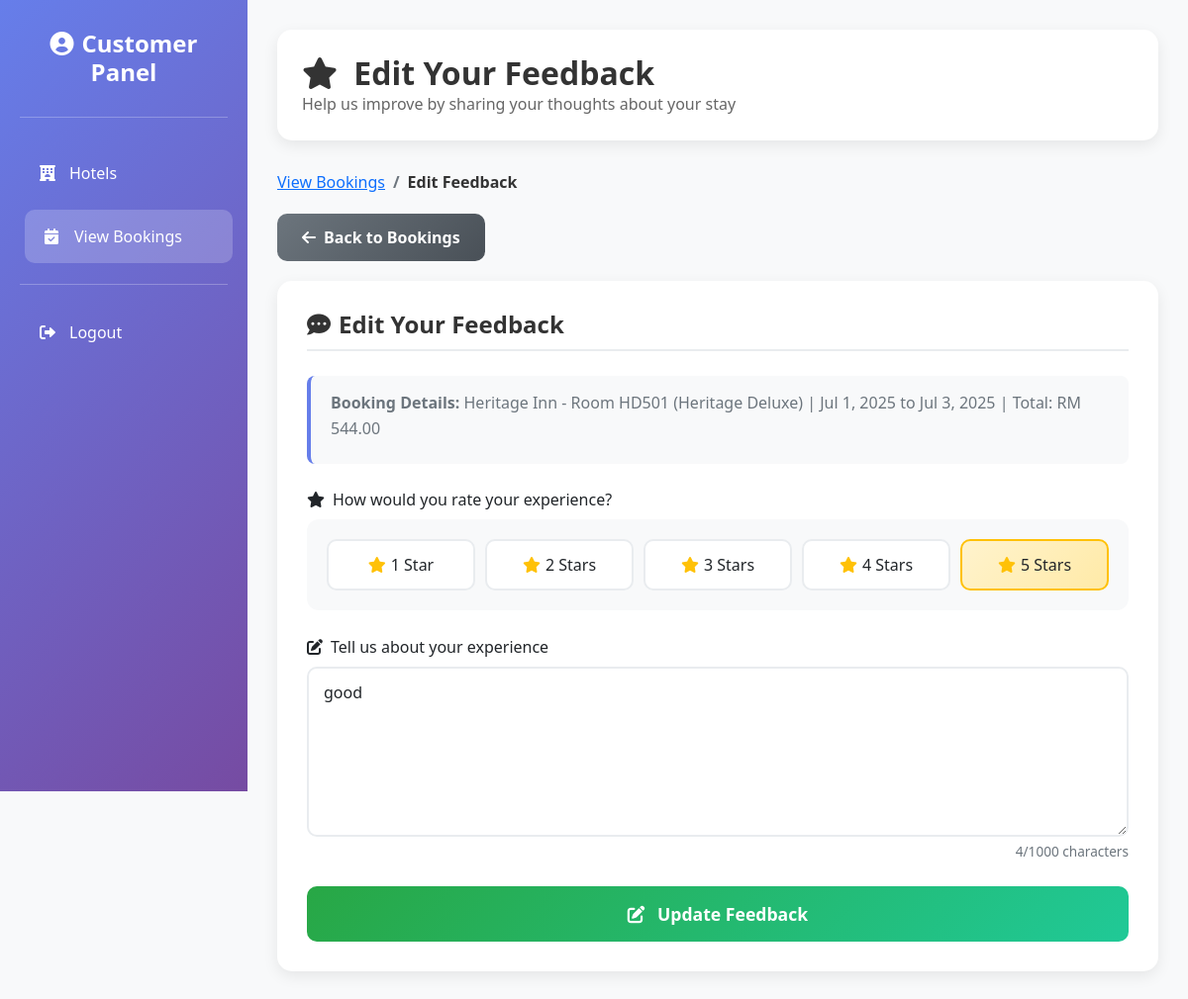
Screenshot of /User/feedback.php?booking_id=21 (signed in) with the database file from the repository.
### tables this page shows
CREATE TABLE `booking` (
  `booking_id` int(11) NOT NULL,
  `customer_id` int(11) NOT NULL,
  `room_id` int(11) NOT NULL,
  `package_id` int(11) DEFAULT NULL,
  `booking_date` date NOT NULL,
  `check_in_date` date NOT NULL,
  `check_out_date` date NOT NULL,
  `payment_status` enum('Paid','Unpaid') DEFAULT 'Unpaid',
  `booking_status` enum('confirmed','cancelled','pending','requesting','verifying') DEFAULT 'pending',
  `total_amount` decimal(10,2) DEFAULT NULL,
  `created_at` timestamp NOT NULL DEFAULT current_timestamp()
);

CREATE TABLE `hotel` (
  `hotel_id` int(11) NOT NULL,
  `hotel_name` varchar(100) NOT NULL,
  `address` text NOT NULL,
  `phone_number` varchar(20) DEFAULT NULL,
  `email` varchar(100) DEFAULT NULL,
  `description` text DEFAULT NULL,
  `average_rating` decimal(3,2) DEFAULT 0.00,
  `hotel_image` varchar(255) DEFAULT NULL
);

CREATE TABLE `room` (
  `room_id` int(11) NOT NULL,
  `room_number` varchar(10) NOT NULL,
  `category_id` int(11) NOT NULL,
  `hotel_id` int(11) NOT NULL,
  `status` enum('available','unavailable') DEFAULT 'available'
);

CREATE TABLE `room_category` (
  `category_id` int(11) NOT NULL,
  `hotel_id` int(11) NOT NULL,
  `category_name` varchar(100) NOT NULL,
  `description` text DEFAULT NULL,
  `price` decimal(10,2) NOT NULL CHECK (`price` > 0),
  `discount` decimal(5,2) DEFAULT 0.00 CHECK (`discount` >= 0 and `discount` <= 50),
  `room_image` varchar(255) DEFAULT NULL
);

CREATE TABLE `feedback` (
  `feedback_id` int(11) NOT NULL,
  `booking_id` int(11) DEFAULT NULL,
  `customer_id` int(11) NOT NULL,
  `feedback_text` text NOT NULL,
  `rating` int(1) DEFAULT NULL CHECK (`rating` >= 1 and `rating` <= 5),
  `submitted_date` date NOT NULL,
  `created_at` timestamp NOT NULL DEFAULT current_timestamp(),
  `updated_at` timestamp NOT NULL DEFAULT current_timestamp() ON UPDATE current_timestamp(),
  `hotel_id` int(11) DEFAULT NULL
);

### User/feedback.php (the view, shortened to what this page needs)
<?php
require_once('connect/connection.php');
$customer_id = $_SESSION['customer_id'];
$booking_id = intval($_GET['booking_id']);
$query = "
    SELECT b.booking_id, b.check_in_date, b.check_out_date, b.total_amount,
           r.hotel_id, r.room_number,
           rc.category_name,
           h.hotel_name
    FROM Booking b
    JOIN Room r ON b.room_id = r.room_id
    JOIN room_category rc ON r.category_id = rc.category_id
    JOIN hotel h ON r.hotel_id = h.hotel_id
    WHERE b.booking_id = ? AND b.customer_id = ?
";
$stmt = $connect->prepare($query);
$stmt->bind_param("ii", $booking_id, $customer_id);
$stmt->execute();
$result = $stmt->get_result();
$booking_details = $result->fetch_assoc();
$existing_feedback = null;
$stmt_check = $connect->prepare("SELECT feedback_text, rating FROM feedback WHERE customer_id = ? AND booking_id = ?");
$stmt_check->bind_param("ii", $customer_id, $booking_id);
$stmt_check->execute();
$result_check = $stmt_check->get_result();
if ($result_check->num_rows > 0) {
    $existing_feedback = $result_check->fetch_assoc();
}
?>
<!DOCTYPE html>
<html lang="en">
<head>
    <link href="https://cdn.jsdelivr.net/npm/bootstrap@5.1.3/dist/css/bootstrap.min.css" rel="stylesheet">
    <link href="https://cdnjs.cloudflare.com/ajax/libs/font-awesome/6.0.0/css/all.min.css" rel="stylesheet">
    <link rel="stylesheet" href="https://cdn.jsdelivr.net/npm/bootstrap-icons@1.3.0/font/bootstrap-icons.css">
    <link rel="stylesheet" href="../style.css">
</head>
<body>
<div class="wrapper">
    <div class="sidebar">
        <div class="sidebar-content">
            <h4>
                <i class="fas fa-user-circle me-2"></i>Customer Panel
            </h4>
            <hr class="text-white mb-4">
            <nav class="nav flex-column">
                <a class="nav-link" href="hotel.php">
                    <i class="fas fa-hotel"></i>
                    Hotels
                </a>
                <a class="nav-link active" href="view_booking.php">
                    <i class="fas fa-calendar-check"></i>
                    View Bookings
                </a>
                <hr class="text-white">
                <a class="nav-link" href="#" onclick="confirmLogout(event)">
                    <i class="fas fa-sign-out-alt"></i>
                    Logout
                </a>
            </nav>
        </div>
    </div>
    <div class="main-content">
        <div class="welcome-header">
            <div class="d-flex justify-content-between align-items-center flex-wrap">
                <div>
                    <h2 class="page-title">
                        <i class="fas fa-star me-2"></i>
                        <?= $existing_feedback ? 'Edit Your Feedback' : 'Share Your Experience' ?>
                    </h2>
                    <p class="page-subtitle">Help us improve by sharing your thoughts about your stay</p>
                </div>
            </div>
        </div>
        <nav class="breadcrumb-custom">
            <ol class="breadcrumb">
                <li class="breadcrumb-item"><a href="view_booking.php">View Bookings</a></li>
                <li class="breadcrumb-item active"><?= $existing_feedback ? 'Edit Feedback' : 'Submit Feedback' ?></li>
            </ol>
        </nav>
        <a href="view_booking.php" class="btn-back">
            <i class="fas fa-arrow-left me-2"></i>Back to Bookings
        </a>
        <div class="feedback-card">
            <h4 class="section-title">
                <i class="fas fa-comment-dots me-2"></i><?= $existing_feedback ? 'Edit Your Feedback' : 'Your Feedback' ?>
            </h4>
            <div class="booking-info-text mb-4">
                <p class="text-muted mb-2">
                    <strong>Booking Details:</strong>
                    <?= htmlspecialchars($booking_details['hotel_name']) ?> -
                    Room <?= htmlspecialchars($booking_details['room_number']) ?> (<?= htmlspecialchars($booking_details['category_name']) ?>) |
                    <?= date('M j, Y', strtotime($booking_details['check_in_date'])) ?> to <?= date('M j, Y', strtotime($booking_details['check_out_date'])) ?> |
                    Total: RM <?= number_format($booking_details['total_amount'], 2) ?>
                </p>
            </div>
            <form method="POST" id="feedbackForm">
                <div class="mb-4">
                    <label class="form-label">
                        <i class="fas fa-star me-2"></i>How would you rate your experience?
                    </label>
                    <div class="rating-container">
                        <div class="star-rating">
                            <?php for ($i = 1; $i <= 5; $i++): ?>
                                <label class="star-option <?= (isset($existing_feedback['rating']) && $existing_feedback['rating'] == $i) ? 'selected' : '' ?>" data-rating="<?= $i ?>">
                                    <i class="fas fa-star star-icon"></i>
                                    <span><?= $i ?> Star<?= $i > 1 ? 's' : '' ?></span>
                                </label>
                            <?php endfor; ?>
                        </div>
                    </div>
                </div>
                <div class="mb-4">
                    <label class="form-label">
                        <i class="fas fa-edit me-2"></i>Tell us about your experience
                    </label>
                    <textarea name="feedback_text" class="form-control" rows="6" placeholder="Share your thoughts about the hotel, room, service, amenities, or anything else that would help future guests..." required maxlength="1000" id="feedbackText"><?= htmlspecialchars($existing_feedback['feedback_text'] ?? '') ?></textarea>
                    <div class="textarea-counter">
                        <span id="charCount"><?= strlen($existing_feedback['feedback_text'] ?? '') ?></span>/1000 characters
                    </div>
                </div>
                <button type="submit" class="btn-submit">
                    <i class="fas fa-<?= $existing_feedback ? 'edit' : 'paper-plane' ?> me-2"></i>
                    <?= $existing_feedback ? 'Update Feedback' : 'Submit Feedback' ?>
                </button>
            </form>
        </div>
    </div>
</div>
</body>
</html>

### style.css (style rules this page uses)
body { background-color: #f8f9fa; margin: 0; font-family: 'Segoe UI', Tahoma, Geneva, Verdana, sans-serif; }
.wrapper { display: flex; min-height: 100vh; }
.sidebar { background: linear-gradient(135deg, #667eea 0%, #764ba2 100%); min-height: 100vh; color: white; position: fixed; top: 0; left: 0; width: 250px; z-index: 1000; padding: 0; }
.sidebar-content { padding: 30px 20px; }
.sidebar h4 { text-align: center; margin-bottom: 30px; font-weight: bold; }
.sidebar .nav-link { color: white; border-radius: 10px; margin: 5px 0; padding: 15px 20px; transition: all 0.3s ease; text-decoration: none; display: flex; align-items: center; }
.sidebar .nav-link:hover, .sidebar .nav-link.active { background-color: rgba(255, 255, 255, 0.2); color: white; transform: translateX(5px); }
.sidebar .nav-link i { margin-right: 10px; width: 20px; }
.main-content { margin-left: 250px; padding: 30px; min-height: 100vh; width: calc(100% - 250px); }
.welcome-header { background: white; border-radius: 15px; padding: 25px; margin-bottom: 30px; box-shadow: 0 5px 15px rgba(0, 0, 0, 0.08); }
.form-control { border-radius: 10px; border: 2px solid #e9ecef; padding: 12px 15px; transition: all 0.3s ease; }
.section-title { color: #333; font-weight: bold; margin-bottom: 25px; padding-bottom: 10px; border-bottom: 2px solid #e9ecef; }
.breadcrumb-custom { background: transparent; padding: 0; margin-bottom: 20px; }
.breadcrumb-custom .breadcrumb-item { color: #6c757d; }
.breadcrumb-custom .breadcrumb-item.active { color: #333; font-weight: 600; }
.btn-confirm, .btn-submit { background: linear-gradient(135deg, #28a745 0%, #20c997 100%); color: white; border: none; padding: 15px 30px; border-radius: 10px; font-weight: 600; font-size: 1.1rem; transition: all 0.3s ease; width: 100%; }
.btn-back { background: linear-gradient(135deg, #6c757d 0%, #495057 100%); color: white; border: none; padding: 12px 25px; border-radius: 10px; font-weight: 600; transition: all 0.3s ease; text-decoration: none; display: inline-block; margin-bottom: 20px; }
.rating-container { background: #f8f9fa; border-radius: 12px; padding: 20px; margin-bottom: 25px; }
.star-rating { display: flex; gap: 10px; align-items: center; flex-wrap: wrap; }
.star-option { display: flex; align-items: center; background: white; border: 2px solid #e9ecef; border-radius: 10px; padding: 12px 15px; cursor: pointer; transition: all 0.3s ease; flex: 1; min-width: 80px; justify-content: center; }
.star-option.selected { border-color: #ffc107; background: linear-gradient(135deg, #fff3cd 0%, #ffeaa7 100%); }
.star-icon { color: #ffc107; margin-right: 5px; }
.textarea-counter { text-align: right; color: #6c757d; font-size: 0.85rem; margin-top: 5px; }
.page-title { color: #333; font-weight: bold; margin-bottom: 0; }
.page-subtitle { color: #666; margin-bottom: 0; }
.hotel-info-card, .feedback-card, .payment-card { background: white; border-radius: 15px; padding: 30px; margin-bottom: 30px; box-shadow: 0 5px 15px rgba(0, 0, 0, 0.08); }

### User/feedback.php (style rules this page uses)
.booking-info-text { background: #f8f9fa; border-left: 4px solid #667eea; padding: 15px 20px; border-radius: 8px; margin-bottom: 25px; }
.booking-info-text p { margin: 0; line-height: 1.6; }

### rows the page displays
booking: hotel.hotel_name "Heritage Inn", room.room_number "HD501", room_category.category_name "Heritage Deluxe", check_in_date "Jul 1, 2025", check_out_date "Jul 3, 2025", total_amount "544.00"
feedback: feedback_text "good", feedback_text "4"
